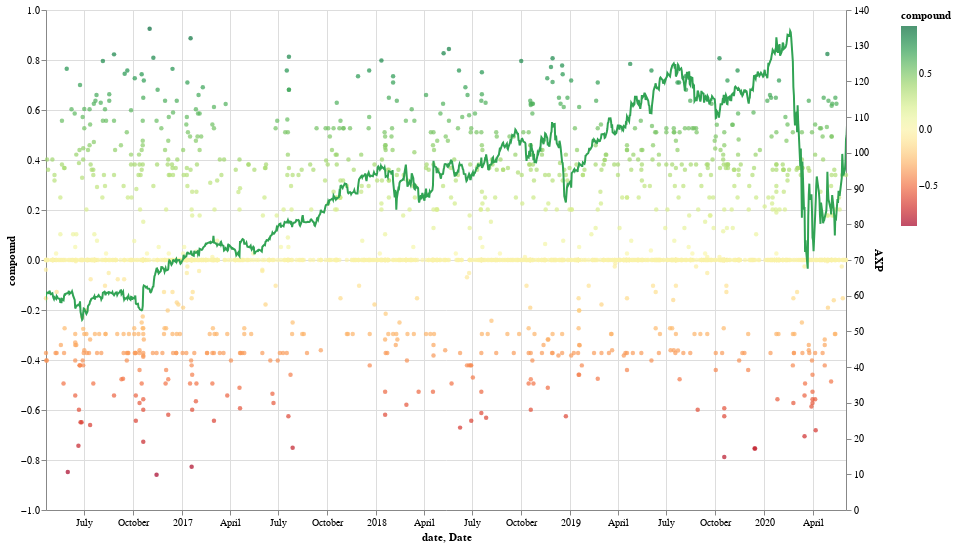

Notebook source saved alongside this figure:
### Code cell
plot_chart(headlines,'AXP','compound', "redyellowgreen")

### Figure 1 — Vega-Lite specification as saved in the notebook (floating-point values rounded to 4 significant figures; data arrays with more than 128 entries replaced by an {"elided": "..."} marker saying what was removed)
{"config": {"view": {"continuousWidth": 400, "continuousHeight": 300}}, "layer": [{"data": {"name": "data-1143c692b36c4217bb9c1801e7c319ea"}, "mark": {"type": "circle", "size": 20}, "encoding": {"color": {"type": "quantitative", "field": "compound", "scale": {"scheme": "redyellowgreen"}}, "x": {"type": "temporal", "field": "date", "scale": {"domain": ["2016-04-20T00:00:00", "2020-06-03T00:00:00"]}}, "y": {"type": "quantitative", "field": "compound"}}}, {"data": {"name": "data-a02e8db1fc8461e12dd0350ee533cda9"}, "mark": {"type": "line", "clip": true, "color": "#31a354"}, "encoding": {"x": {"type": "temporal", "field": "Date", "scale": {"domain": ["2016-04-20T00:00:00", "2020-06-03T00:00:00"]}}, "y": {"type": "quantitative", "field": "AXP"}}}], "height": 500, "resolve": {"scale": {"x": "shared", "y": "independent"}}, "width": 800, "$schema": "https://vega.github.io/schema/vega-lite/v4.8.1.json", "datasets": {"data-1143c692b36c4217bb9c1801e7c319ea": {"elided": "1926 records"}, "data-a02e8db1fc8461e12dd0350ee533cda9": {"elided": "2586 records"}}}
